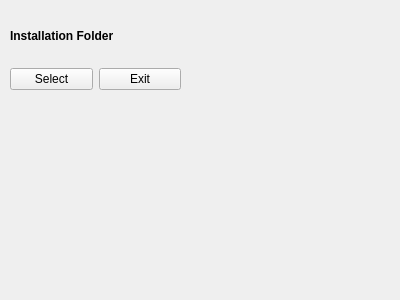
<?xml version="1.0" encoding="UTF-8"?>
<ui version="4.0">
 <class>Form</class>
 <widget class="QWidget" name="Form">
  <property name="geometry">
   <rect>
    <x>0</x>
    <y>0</y>
    <width>400</width>
    <height>300</height>
   </rect>
  </property>
  <property name="windowTitle">
   <string>Form</string>
  </property>
  <widget class="QWidget" name="verticalLayoutWidget">
   <property name="geometry">
    <rect>
     <x>10</x>
     <y>10</y>
     <width>171</width>
     <height>80</height>
    </rect>
   </property>
   <layout class="QVBoxLayout" name="verticalLayout_destDirSelector">
    <item>
     <widget class="QLabel" name="label_destDirSelector">
      <property name="font">
       <font>
        <bold>true</bold>
       </font>
      </property>
      <property name="text">
       <string>Installation Folder</string>
      </property>
     </widget>
    </item>
    <item>
     <layout class="QHBoxLayout" name="horizontalLayout_destDirSelectorBtns">
      <item>
       <widget class="QPushButton" name="pushButton_selectDestDir_2">
        <property name="text">
         <string>Select</string>
        </property>
       </widget>
      </item>
      <item>
       <widget class="QPushButton" name="pushButton_exit">
        <property name="text">
         <string>Exit</string>
        </property>
       </widget>
      </item>
     </layout>
    </item>
   </layout>
  </widget>
 </widget>
 <resources/>
 <connections/>
</ui>
